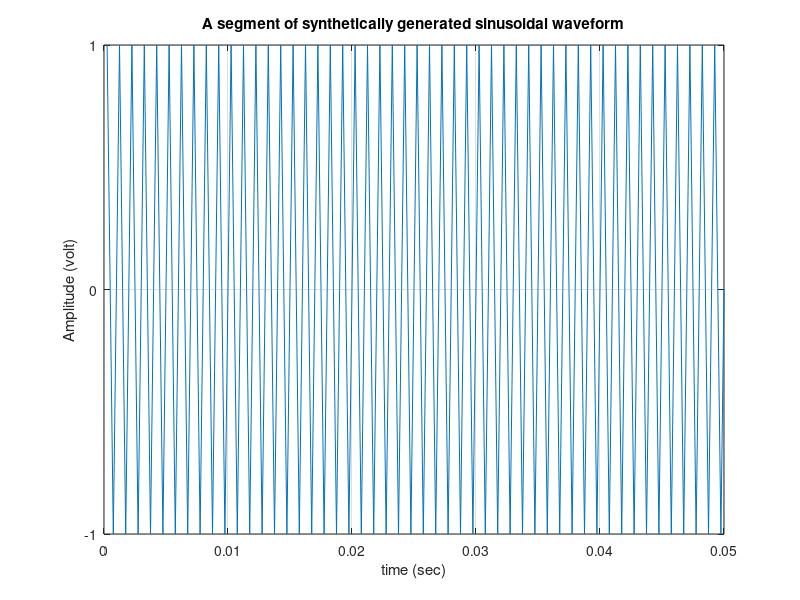
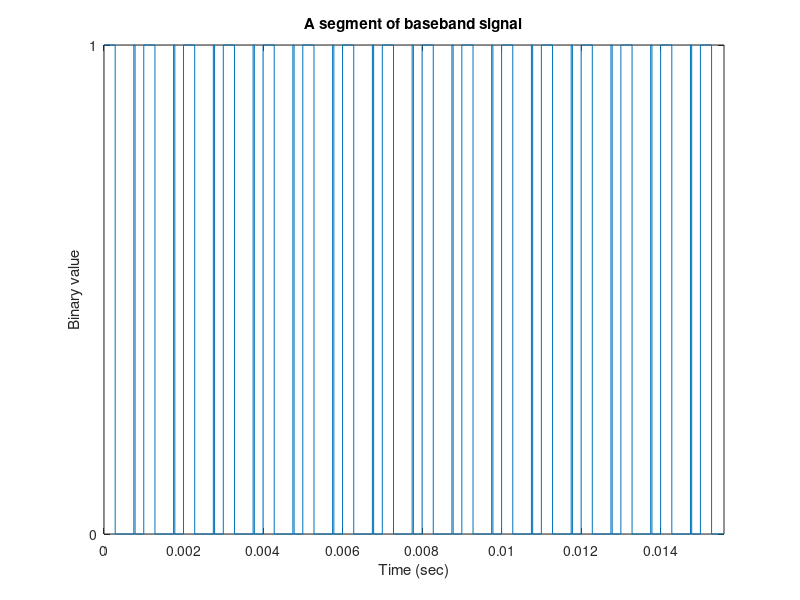
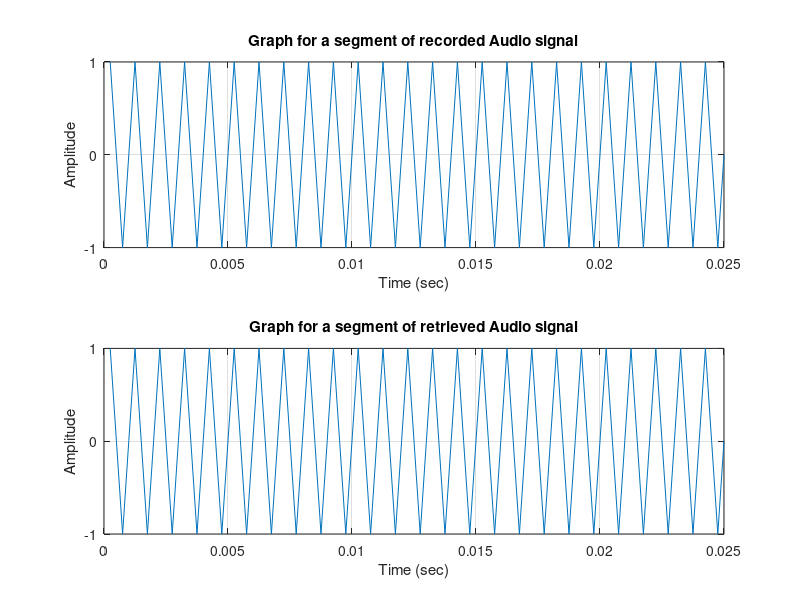

These charts were generated, in order, by the following MATLAB code:
clear all;
close all;

% Parameters
f = 1000;        % Frequency of the sinusoidal signal (Hz)
Fs = 4000;       % Sampling frequency (samples per second)
t = (1/Fs:1/Fs:1)';  % Time vector for 1 second (4000 samples)
Am = 1.0;        % Amplitude of the sinusoid

% Generate signal
signal = Am * sin(2 * pi * f * t);

% Plot original signal
figure(1);
plot(t(1:200), signal(1:200));
set(gca, 'ytick', [-1 0 1]);
title('A segment of synthetically generated sinusoidal waveform');
xlabel('time (sec)');
ylabel('Amplitude (volt)');
grid on;

% Quantization parameters
maximumvalue = max(signal);
minimumvalue = min(signal);
n_bits = 8;      % 8 bits per sample
n_levels = 2^n_bits;  % 256 levels
interval = (maximumvalue - minimumvalue) / (n_levels - 1);
partition = minimumvalue:interval:maximumvalue;
codebook = (minimumvalue - interval/2):interval:(maximumvalue + interval/2); % Centered codebook

% Manual quantization (replacing quantiz)
index = zeros(size(signal));
for i = 1:length(signal)
    [~, idx] = min(abs(codebook - signal(i)));
    index(i) = idx - 1;  % Zero-based indexing (0 to 255)
end

% Convert decimal indices to binary (replacing bitget)
num_samples = length(signal); % 4000
matrix = zeros(num_samples, n_bits);
for i = 1:num_samples
    bin_str = dec2bin(index(i), n_bits);
    matrix(i, :) = double(bin_str) - '0'; % Convert to binary array
end

% Prepare baseband bitstream
matrixtps = matrix';  % 8 rows x 4000 columns
baseband = reshape(matrixtps, [], 1);  % 32000 bits

% Bit rate parameters
Tb = 1 / (Fs * n_bits);  % Bit duration (1/32000 s)
time = 0:Tb:1;  % Time vector for bits

% Plot baseband signal
figure(2);
stairs(time(1:500), baseband(1:500));
title('A segment of baseband signal');
xlabel('Time (sec)');
ylabel('Binary value');
set(gca, 'ytick', [0 1]);
axis([0 time(500) 0 1]);
grid on;

% Convolutional Encoding (manual, replacing poly2trellis and convenc)
% Using a (2,1,7) convolutional code with generators [171, 133] (octal)
% Generator polynomials: g1 = 1+x+x^2+x^3+x^6, g2 = 1+x^2+x^3+x^5+x^6
input_to_Convolutional_encoder = baseband'; % 1 x 32000
m = 6; % Constraint length - 1
code = zeros(1, 2 * length(input_to_Convolutional_encoder));
state = zeros(1, m); % Shift register
g1 = [1 1 1 1 0 0 1]; % Generator 171 octal
g2 = [1 0 1 1 0 1 1]; % Generator 133 octal
for i = 1:length(input_to_Convolutional_encoder)
    input_bit = baseband(i);
    % Update shift register
    state = [input_bit, state(1:end-1)];
    % Output bits
    out1 = mod(sum(state .* g1(2:end)) + input_bit * g1(1), 2);
    out2 = mod(sum(state .* g2(2:end)) + input_bit * g2(1), 2);
    code(2*i-1:2*i) = [out1, out2];
end

% Interleaving (manual, replacing randintrlv)
% Use a block interleaver (80x800 matrix)
interleaver_rows = 80;
interleaver_cols = length(code) / interleaver_rows; % 800
if mod(length(code), interleaver_rows) ~= 0
    code = [code, zeros(1, interleaver_rows - mod(length(code), interleaver_rows))];
    interleaver_cols = length(code) / interleaver_rows;
end
code_matrix = reshape(code, interleaver_rows, interleaver_cols);
data_interleave = reshape(code_matrix', 1, []); % Read column-wise

% 16-QAM Modulation (replacing qammod)
M = 16;  % 16-QAM
k = log2(M);  % 4 bits per symbol
% Ensure data length is divisible by k
if mod(length(data_interleave), k) ~= 0
    data_interleave = [data_interleave, zeros(1, k - mod(length(data_interleave), k))];
end
% Manual bit-to-symbol (replacing bi2de)
num_symbols = floor(length(data_interleave) / k);
symbol = zeros(num_symbols, 1);
for i = 1:num_symbols
    bit_quad = data_interleave((i-1)*k + 1:i*k);
    symbol(i) = bit_quad(1)*8 + bit_quad(2)*4 + bit_quad(3)*2 + bit_quad(4); % 0000->0, ..., 1111->15
end
% 16-QAM constellation (standard square lattice, normalized)
constellation = [-3-3j, -3-1j, -3+1j, -3+3j, ...
                 -1-3j, -1-1j, -1+1j, -1+3j, ...
                  1-3j,  1-1j,  1+1j,  1+3j, ...
                  3-3j,  3-1j,  3+1j,  3+3j] / sqrt(10); % Normalize by sqrt(10)
Quadrature_amplitude_modulated_data = zeros(num_symbols, 1);
for i = 1:num_symbols
    Quadrature_amplitude_modulated_data(i) = constellation(symbol(i) + 1);
end

% Demodulation (manual, replacing qamdemod)
Quadrature_amplitude_demodulated_data = zeros(num_symbols, 1);
for i = 1:num_symbols
    [~, idx] = min(abs(Quadrature_amplitude_modulated_data(i) - constellation));
    Quadrature_amplitude_demodulated_data(i) = idx - 1; % 0-based symbols
end

% Symbol Error Rate (manual, replacing symerr)
symbol_errors = sum(symbol ~= Quadrature_amplitude_demodulated_data);
symbol_error_rate = symbol_errors / num_symbols;
fprintf('Symbol Error Rate: %.5f\n', symbol_error_rate);

% Symbol to bit conversion (manual, replacing de2bi)
Retrieved_bit = zeros(num_symbols * k, 1);
for i = 1:num_symbols
    sym = Quadrature_amplitude_demodulated_data(i);
    % Convert symbol to 4 bits
    bits = zeros(4, 1);
    bits(1) = bitget(uint8(sym), 4); % MSB
    bits(2) = bitget(uint8(sym), 3);
    bits(3) = bitget(uint8(sym), 2);
    bits(4) = bitget(uint8(sym), 1); % LSB
    Retrieved_bit((i-1)*k + 1:i*k) = bits;
end

% Deinterleaving (manual, replacing randdeintrlv)
deinterleave_matrix = reshape(Retrieved_bit, interleaver_cols, interleaver_rows)';
data_deinterleave = reshape(deinterleave_matrix, 1, []); % Read row-wise

% Convolutional Decoding (manual Viterbi, replacing vitdec)
decoded_bits = zeros(1, floor(length(data_deinterleave)/2));
state = zeros(1, m);
for i = 1:length(decoded_bits)
    r = data_deinterleave(2*i-1:2*i);
    min_dist = Inf;
    best_bit = 0;
    best_state = state;
    for input = 0:1
        temp_state = [input, state(1:end-1)];
        out1 = mod(sum(temp_state .* g1(2:end)) + input * g1(1), 2);
        out2 = mod(sum(temp_state .* g2(2:end)) + input * g2(1), 2);
        dist = sum(abs([out1, out2] - r));
        if dist < min_dist
            min_dist = dist;
            best_bit = input;
            best_state = temp_state;
        end
    end
    decoded_bits(i) = best_bit;
    state = best_state;
end
decod2 = decoded_bits';

% Bit Error Rate (manual, replacing biterr)
baseband = double(baseband(1:length(decod2)));
[number, bit_error_rate] = deal(sum(decod2 ~= baseband), sum(decod2 ~= baseband) / length(decod2));
fprintf('Bit Error Rate: %.5f\n', bit_error_rate);

% Reshape and compare with matrixtps
convert = reshape(decod2, n_bits, [])'; % 4000 x 8
matrixtps = double(matrixtps(:, 1:size(convert, 1))');
[number_matrix, matrix_error_rate] = deal(sum(sum(convert ~= matrixtps)), sum(sum(convert ~= matrixtps)) / numel(matrixtps));
fprintf('Matrix Bit Error Rate: %.5f\n', matrix_error_rate);

% Binary to decimal (manual, replacing bi2de)
intconv = zeros(size(convert, 1), 1);
for i = 1:size(convert, 1)
    intconv(i) = bin2dec(char(convert(i, :) + '0'));
end

% Decimal Error Rate (manual, replacing biterr)
[number_int, decimal_error_rate] = deal(sum(intconv ~= index(1:length(intconv))), sum(intconv ~= index(1:length(intconv))) / length(intconv));
fprintf('Decimal Error Rate: %.5f\n', decimal_error_rate);

% Reconstruct signal
sample_value = minimumvalue + intconv * interval;

% Plot original vs reconstructed signal
figure(3);
subplot(2,1,1);
plot(t(1:100), signal(1:100)); % Use t instead of time
set(gca, 'ytick', [-1 0 1]);
axis([0 t(100) -1 1]);
title('Graph for a segment of recorded Audio signal');
xlabel('Time (sec)');
ylabel('Amplitude');
grid on;

subplot(2,1,2);
plot(t(1:min(100, length(sample_value))), sample_value(1:min(100, length(sample_value))));
set(gca, 'ytick', [-1 0 1]);
axis([0 t(100) -1 1]);
title('Graph for a segment of retrieved Audio signal');
xlabel('Time (sec)');
ylabel('Amplitude');
grid on;